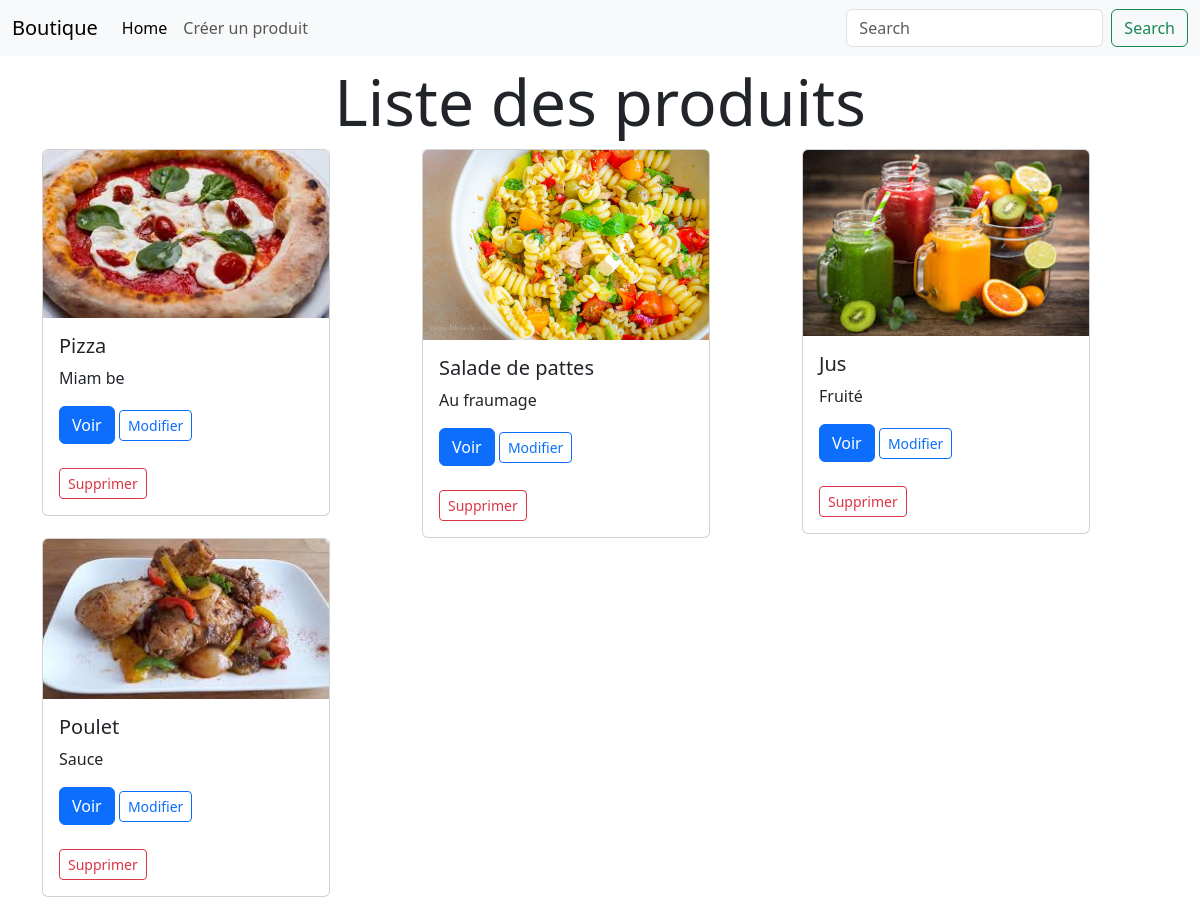
The page / on the database its author committed.
### produit/models.py (models this page shows, shortened)
class Produit(models.Model):
    nom = models.CharField(max_length=255)
    description = models.TextField()
    prix = models.FloatField()
    image = models.ImageField(upload_to = 'image/')
    def get_image_url(self):
        if self.image:
            return self.image.url
        return None

### produit/views.py (the view)
# urls.py: path('', index, name='index'),
def index(request , *ards ,**kwargs):
    liste_produits = Produit.objects.all() #all()-> pour importer tout, #first()-> si c'est seulement pour le premier, filter(prix__gt=1000)gt-> > , lt-> <
    context = {
        'produits' : liste_produits,
        'nom': 'Produits de la boutique donald',
    }
    return render(request , 'index.html', context)

### templates/index.html (shortened to what this page needs)
{% extends 'base.html' %}
{% block content %}
<h1 class="text-center display-3">Liste des produits</h1>
<div class="row">
    {% for produit in produits %}
    <div class="col-md-4">
        <div class="card" style="width: 18rem;">
            <img src="{{ produit.get_image_url}}" class="card-img-top" alt="...">
            <div class="card-body">
                <h5 class="card-title">{{ produit.nom}}</h5>
                <p class="card-text">{{ produit.description}}</p>
                <a href="#" class="btn btn-primary">Voir</a>
                <a href="{% url 'produits:produitUpdate' produit.id %}" class="btn btn-sm btn-outline-primary">Modifier</a><br><br>
                <form method="post" action="{% url 'produits:produitDelete' produit.id %}" style="display:inline;">
                    <button type="submit" class="btn btn-sm btn-outline-danger" onclick="return confirm('Voulez-vous vraiment supprimer ce produit ?');">
                        Supprimer
                    </button>
                </form>
            </div>
        </div>
    </div>
    {% endfor %}
</div>
{% endblock %}

### templates/base.html (shortened to what this page needs)
<!doctype html>
<html lang="en">
  <head>
    <link href="https://cdn.jsdelivr.net/npm/bootstrap@5.3.6/dist/css/bootstrap.min.css" rel="stylesheet">
  </head>
  <body>
    {% include 'navbar.html' %}
    <div class="container">
        {% block content %}
        {% endblock %}
    </div>
  </body>
</html>

### templates/navbar.html (shortened to what this page needs)
<nav class="navbar navbar-expand-lg bg-body-tertiary">
    <div class="container-fluid">
      <a class="navbar-brand" href="{% url 'produits:index' %}">Boutique</a>
      <div class="collapse navbar-collapse" id="navbarSupportedContent">
        <ul class="navbar-nav me-auto mb-2 mb-lg-0">
          <li class="nav-item">
            <a class="nav-link active" aria-current="page" href="/">Home</a>
          </li>
          <li class="nav-item">
            <a class="nav-link" href="{% url 'produits:create_product' %}">Créer un produit</a>
          </li>
        </ul>
        <form class="d-flex" role="search">
          <input class="form-control me-2" type="search" placeholder="Search" aria-label="Search"/>
          <button class="btn btn-outline-success" type="submit">Search</button>
        </form>
      </div>
    </div>
  </nav>

### rows shown on the page
Produit: get_image_url (picture), nom "Pizza", description "Miam be"
Produit: get_image_url (picture), nom "Salade de pattes", description "Au fraumage"
Produit: get_image_url (picture), nom "Jus", description "Fruité"
Produit: get_image_url (picture), nom "Poulet", description "Sauce"
